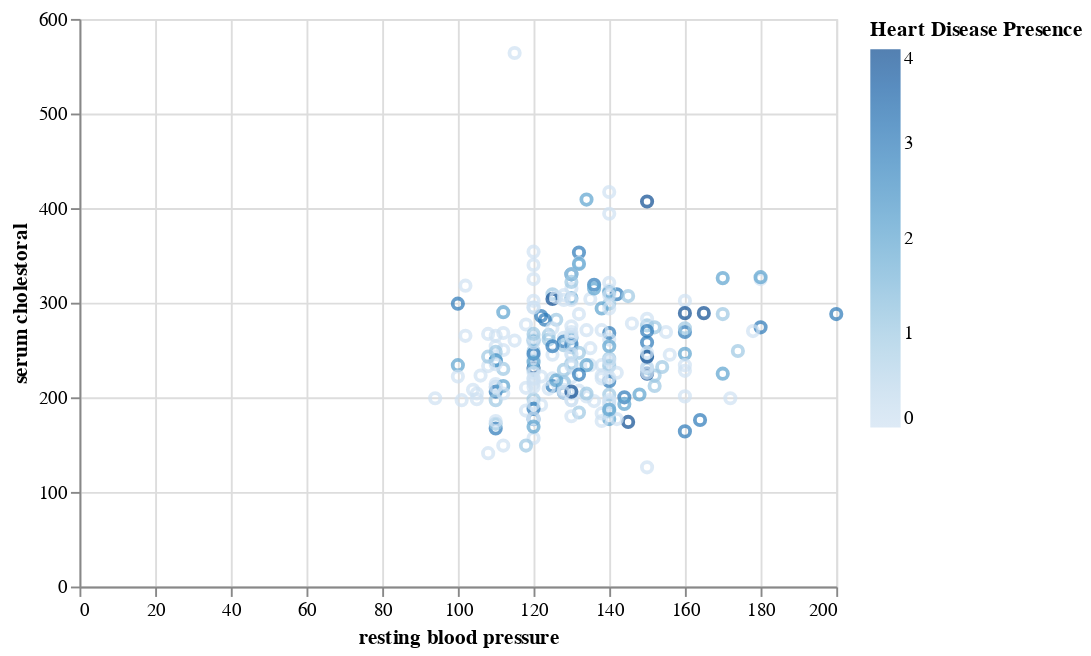

The notebook cell this image was saved under:
### Markdown cell above
### Data Visualization

To visualize our predictors and rule out categorical ones, we created pair-wise scatterplots to visualize each predictors distribution

### Code cell
trestbps_chol_plot = alt.Chart(cleveland_train).mark_point().encode(
    x = alt.X("trestbps", title = "resting blood pressure"),
    y = alt.Y('chol', title = "serum cholestoral"),
    color = alt.Color("heart_disease_presence", title = "Heart Disease Presence")
)
trestbps_chol_plot

### Figure 1 — Vega-Lite specification as saved in the notebook (floating-point values rounded to 4 significant figures; data arrays with more than 128 entries replaced by an {"elided": "..."} marker saying what was removed)
{"config": {"view": {"continuousWidth": 400, "continuousHeight": 300}}, "data": {"name": "data-2f4852ee1af2b8cf26a07939a39c8b20"}, "mark": "point", "encoding": {"color": {"field": "heart_disease_presence", "title": "Heart Disease Presence", "type": "quantitative"}, "x": {"field": "trestbps", "title": "resting blood pressure", "type": "quantitative"}, "y": {"field": "chol", "title": "serum cholestoral", "type": "quantitative"}}, "$schema": "https://vega.github.io/schema/vega-lite/v4.17.0.json", "datasets": {"data-2f4852ee1af2b8cf26a07939a39c8b20": {"elided": "227 records"}}}
